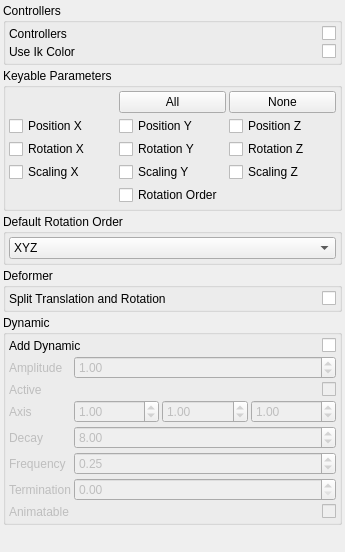
<?xml version="1.0" encoding="UTF-8"?>
<ui version="4.0">
 <class>BasicUIForm</class>
 <widget class="QWidget" name="BasicUIForm">
  <property name="geometry">
   <rect>
    <x>0</x>
    <y>0</y>
    <width>345</width>
    <height>552</height>
   </rect>
  </property>
  <property name="windowTitle">
   <string>Form</string>
  </property>
  <layout class="QVBoxLayout" name="verticalLayout">
   <property name="spacing">
    <number>3</number>
   </property>
   <property name="leftMargin">
    <number>3</number>
   </property>
   <property name="topMargin">
    <number>3</number>
   </property>
   <property name="rightMargin">
    <number>3</number>
   </property>
   <property name="bottomMargin">
    <number>3</number>
   </property>
   <item>
    <widget class="QGroupBox" name="groupBox_3">
     <property name="title">
      <string>Controllers</string>
     </property>
     <layout class="QGridLayout" name="gridLayout_2">
      <property name="leftMargin">
       <number>3</number>
      </property>
      <property name="topMargin">
       <number>3</number>
      </property>
      <property name="rightMargin">
       <number>3</number>
      </property>
      <property name="bottomMargin">
       <number>3</number>
      </property>
      <property name="spacing">
       <number>3</number>
      </property>
      <item row="0" column="0">
       <widget class="QLabel" name="label_2">
        <property name="text">
         <string>Controllers</string>
        </property>
       </widget>
      </item>
      <item row="0" column="1">
       <widget class="QCheckBox" name="uiAddControllers">
        <property name="layoutDirection">
         <enum>Qt::RightToLeft</enum>
        </property>
        <property name="text">
         <string/>
        </property>
       </widget>
      </item>
      <item row="1" column="1">
       <widget class="QCheckBox" name="uiUseIkColor">
        <property name="layoutDirection">
         <enum>Qt::RightToLeft</enum>
        </property>
        <property name="text">
         <string/>
        </property>
       </widget>
      </item>
      <item row="1" column="0">
       <widget class="QLabel" name="label_3">
        <property name="text">
         <string>Use Ik Color</string>
        </property>
       </widget>
      </item>
     </layout>
    </widget>
   </item>
   <item>
    <widget class="QGroupBox" name="groupBox">
     <property name="title">
      <string>Keyable Parameters</string>
     </property>
     <layout class="QGridLayout" name="gridLayout">
      <property name="leftMargin">
       <number>3</number>
      </property>
      <property name="topMargin">
       <number>3</number>
      </property>
      <property name="rightMargin">
       <number>3</number>
      </property>
      <property name="bottomMargin">
       <number>3</number>
      </property>
      <property name="spacing">
       <number>3</number>
      </property>
      <item row="3" column="1">
       <widget class="QCheckBox" name="uiScly">
        <property name="text">
         <string>Scaling Y</string>
        </property>
       </widget>
      </item>
      <item row="3" column="0">
       <widget class="QCheckBox" name="uiSclx">
        <property name="text">
         <string>Scaling X</string>
        </property>
       </widget>
      </item>
      <item row="3" column="2">
       <widget class="QCheckBox" name="uiSclz">
        <property name="text">
         <string>Scaling Z</string>
        </property>
       </widget>
      </item>
      <item row="1" column="0">
       <widget class="QCheckBox" name="uiPosx">
        <property name="text">
         <string>Position X</string>
        </property>
       </widget>
      </item>
      <item row="1" column="1">
       <widget class="QCheckBox" name="uiPosy">
        <property name="text">
         <string>Position Y</string>
        </property>
       </widget>
      </item>
      <item row="0" column="2">
       <widget class="QPushButton" name="uiKeyableNoneBTN">
        <property name="text">
         <string>None</string>
        </property>
       </widget>
      </item>
      <item row="0" column="1">
       <widget class="QPushButton" name="uiKeyableAllBTN">
        <property name="text">
         <string>All</string>
        </property>
       </widget>
      </item>
      <item row="2" column="2">
       <widget class="QCheckBox" name="uiRotz">
        <property name="text">
         <string>Rotation Z</string>
        </property>
       </widget>
      </item>
      <item row="2" column="1">
       <widget class="QCheckBox" name="uiRoty">
        <property name="text">
         <string>Rotation Y</string>
        </property>
       </widget>
      </item>
      <item row="2" column="0">
       <widget class="QCheckBox" name="uiRotx">
        <property name="text">
         <string>Rotation X</string>
        </property>
       </widget>
      </item>
      <item row="1" column="2">
       <widget class="QCheckBox" name="uiPosz">
        <property name="text">
         <string>Position Z</string>
        </property>
       </widget>
      </item>
      <item row="4" column="1">
       <widget class="QCheckBox" name="uiRotorder">
        <property name="text">
         <string>Rotation Order</string>
        </property>
       </widget>
      </item>
     </layout>
    </widget>
   </item>
   <item>
    <widget class="QGroupBox" name="groupBox_5">
     <property name="title">
      <string>Default Rotation Order</string>
     </property>
     <layout class="QVBoxLayout" name="verticalLayout">
      <property name="spacing">
       <number>3</number>
      </property>
      <property name="leftMargin">
       <number>3</number>
      </property>
      <property name="topMargin">
       <number>3</number>
      </property>
      <property name="rightMargin">
       <number>3</number>
      </property>
      <property name="bottomMargin">
       <number>3</number>
      </property>
      <item>
       <widget class="QComboBox" name="uiDefaultRotationOrder">
        <item>
         <property name="text">
          <string>XYZ</string>
         </property>
        </item>
        <item>
         <property name="text">
          <string>XZY</string>
         </property>
        </item>
        <item>
         <property name="text">
          <string>YXZ</string>
         </property>
        </item>
        <item>
         <property name="text">
          <string>YZX</string>
         </property>
        </item>
        <item>
         <property name="text">
          <string>ZXY</string>
         </property>
        </item>
        <item>
         <property name="text">
          <string>ZYX</string>
         </property>
        </item>
       </widget>
      </item>
     </layout>
    </widget>
   </item>
   <item>
    <widget class="QGroupBox" name="groupBox_2">
     <property name="title">
      <string>Deformer</string>
     </property>
     <layout class="QGridLayout" name="gridLayout_3">
      <property name="leftMargin">
       <number>3</number>
      </property>
      <property name="topMargin">
       <number>3</number>
      </property>
      <property name="rightMargin">
       <number>3</number>
      </property>
      <property name="bottomMargin">
       <number>3</number>
      </property>
      <property name="spacing">
       <number>3</number>
      </property>
      <item row="0" column="1">
       <widget class="QCheckBox" name="uiSplitRotation">
        <property name="layoutDirection">
         <enum>Qt::RightToLeft</enum>
        </property>
        <property name="text">
         <string/>
        </property>
       </widget>
      </item>
      <item row="0" column="0">
       <widget class="QLabel" name="label_4">
        <property name="text">
         <string>Split Translation and Rotation</string>
        </property>
       </widget>
      </item>
     </layout>
    </widget>
   </item>
   <item>
    <widget class="QGroupBox" name="uiDynamicGRP">
     <property name="minimumSize">
      <size>
       <width>0</width>
       <height>0</height>
      </size>
     </property>
     <property name="title">
      <string>Dynamic</string>
     </property>
     <layout class="QGridLayout" name="gridLayout_4">
      <property name="leftMargin">
       <number>3</number>
      </property>
      <property name="topMargin">
       <number>3</number>
      </property>
      <property name="rightMargin">
       <number>3</number>
      </property>
      <property name="bottomMargin">
       <number>3</number>
      </property>
      <property name="spacing">
       <number>3</number>
      </property>
      <item row="0" column="0">
       <widget class="QLabel" name="label_5">
        <property name="text">
         <string>Add Dynamic</string>
        </property>
       </widget>
      </item>
      <item row="0" column="1">
       <widget class="QCheckBox" name="uiDynamic">
        <property name="layoutDirection">
         <enum>Qt::RightToLeft</enum>
        </property>
        <property name="text">
         <string/>
        </property>
       </widget>
      </item>
      <item row="1" column="0" colspan="2">
       <widget class="QWidget" name="uiDynamicDefaultWDG" native="true">
        <property name="enabled">
         <bool>false</bool>
        </property>
        <layout class="QGridLayout" name="gridLayout_5">
         <property name="leftMargin">
          <number>0</number>
         </property>
         <property name="topMargin">
          <number>0</number>
         </property>
         <property name="rightMargin">
          <number>0</number>
         </property>
         <property name="bottomMargin">
          <number>0</number>
         </property>
         <property name="spacing">
          <number>3</number>
         </property>
         <item row="0" column="0">
          <widget class="QLabel" name="label_8">
           <property name="text">
            <string>Amplitude</string>
           </property>
          </widget>
         </item>
         <item row="0" column="1">
          <widget class="QDoubleSpinBox" name="uiAmplitude">
           <property name="maximum">
            <double>100.000000000000000</double>
           </property>
           <property name="singleStep">
            <double>0.100000000000000</double>
           </property>
           <property name="value">
            <double>1.000000000000000</double>
           </property>
          </widget>
         </item>
         <item row="1" column="0">
          <widget class="QLabel" name="uiActiveLBL">
           <property name="sizePolicy">
            <sizepolicy hsizetype="Fixed" vsizetype="Preferred">
             <horstretch>0</horstretch>
             <verstretch>0</verstretch>
            </sizepolicy>
           </property>
           <property name="minimumSize">
            <size>
             <width>10</width>
             <height>0</height>
            </size>
           </property>
           <property name="text">
            <string>Active</string>
           </property>
          </widget>
         </item>
         <item row="1" column="1">
          <widget class="QCheckBox" name="uiActive">
           <property name="layoutDirection">
            <enum>Qt::RightToLeft</enum>
           </property>
           <property name="text">
            <string/>
           </property>
          </widget>
         </item>
         <item row="3" column="0">
          <widget class="QLabel" name="uiStartCurveAttractLBL">
           <property name="sizePolicy">
            <sizepolicy hsizetype="Fixed" vsizetype="Preferred">
             <horstretch>0</horstretch>
             <verstretch>0</verstretch>
            </sizepolicy>
           </property>
           <property name="minimumSize">
            <size>
             <width>10</width>
             <height>0</height>
            </size>
           </property>
           <property name="text">
            <string>Decay</string>
           </property>
          </widget>
         </item>
         <item row="3" column="1">
          <widget class="QDoubleSpinBox" name="uiDecay">
           <property name="minimum">
            <double>0.000000000000000</double>
           </property>
           <property name="maximum">
            <double>999.000000000000000</double>
           </property>
           <property name="singleStep">
            <double>1.000000000000000</double>
           </property>
           <property name="value">
            <double>8.000000000000000</double>
           </property>
          </widget>
         </item>
         <item row="4" column="0">
          <widget class="QLabel" name="uiBendResistanceLBL">
           <property name="sizePolicy">
            <sizepolicy hsizetype="Fixed" vsizetype="Preferred">
             <horstretch>0</horstretch>
             <verstretch>0</verstretch>
            </sizepolicy>
           </property>
           <property name="minimumSize">
            <size>
             <width>10</width>
             <height>0</height>
            </size>
           </property>
           <property name="text">
            <string>Frequency</string>
           </property>
          </widget>
         </item>
         <item row="4" column="1">
          <widget class="QDoubleSpinBox" name="uiFrequency">
           <property name="minimum">
            <double>0.000000000000000</double>
           </property>
           <property name="maximum">
            <double>100.000000000000000</double>
           </property>
           <property name="singleStep">
            <double>0.250000000000000</double>
           </property>
           <property name="value">
            <double>0.250000000000000</double>
           </property>
          </widget>
         </item>
         <item row="5" column="0">
          <widget class="QLabel" name="uiMassLBL">
           <property name="sizePolicy">
            <sizepolicy hsizetype="Fixed" vsizetype="Preferred">
             <horstretch>0</horstretch>
             <verstretch>0</verstretch>
            </sizepolicy>
           </property>
           <property name="minimumSize">
            <size>
             <width>10</width>
             <height>0</height>
            </size>
           </property>
           <property name="text">
            <string>Termination</string>
           </property>
          </widget>
         </item>
         <item row="5" column="1">
          <widget class="QDoubleSpinBox" name="uiTermination">
           <property name="minimum">
            <double>0.000000000000000</double>
           </property>
           <property name="maximum">
            <double>100.000000000000000</double>
           </property>
           <property name="singleStep">
            <double>0.100000000000000</double>
           </property>
           <property name="value">
            <double>0.000000000000000</double>
           </property>
          </widget>
         </item>
         <item row="6" column="0">
          <widget class="QLabel" name="uiAnimatableLBL">
           <property name="sizePolicy">
            <sizepolicy hsizetype="Fixed" vsizetype="Preferred">
             <horstretch>0</horstretch>
             <verstretch>0</verstretch>
            </sizepolicy>
           </property>
           <property name="minimumSize">
            <size>
             <width>10</width>
             <height>0</height>
            </size>
           </property>
           <property name="text">
            <string>Animatable</string>
           </property>
          </widget>
         </item>
         <item row="6" column="1">
          <widget class="QCheckBox" name="uiDynamicAnimatable">
           <property name="layoutDirection">
            <enum>Qt::RightToLeft</enum>
           </property>
           <property name="text">
            <string/>
           </property>
          </widget>
         </item>
         <item row="2" column="1">
          <layout class="QHBoxLayout" name="horizontalLayout_2">
           <item>
            <widget class="QDoubleSpinBox" name="uiAmplitudeX">
             <property name="singleStep">
              <double>0.100000000000000</double>
             </property>
             <property name="value">
              <double>1.000000000000000</double>
             </property>
            </widget>
           </item>
           <item>
            <widget class="QDoubleSpinBox" name="uiAmplitudeY">
             <property name="singleStep">
              <double>0.100000000000000</double>
             </property>
             <property name="value">
              <double>1.000000000000000</double>
             </property>
            </widget>
           </item>
           <item>
            <widget class="QDoubleSpinBox" name="uiAmplitudeZ">
             <property name="singleStep">
              <double>0.100000000000000</double>
             </property>
             <property name="value">
              <double>1.000000000000000</double>
             </property>
            </widget>
           </item>
          </layout>
         </item>
         <item row="2" column="0">
          <widget class="QLabel" name="label_6">
           <property name="text">
            <string>Axis</string>
           </property>
          </widget>
         </item>
        </layout>
       </widget>
      </item>
     </layout>
    </widget>
   </item>
   <item>
    <spacer name="verticalSpacer">
     <property name="orientation">
      <enum>Qt::Vertical</enum>
     </property>
     <property name="sizeHint" stdset="0">
      <size>
       <width>20</width>
       <height>40</height>
      </size>
     </property>
    </spacer>
   </item>
  </layout>
 </widget>
 <resources/>
 <connections/>
</ui>
